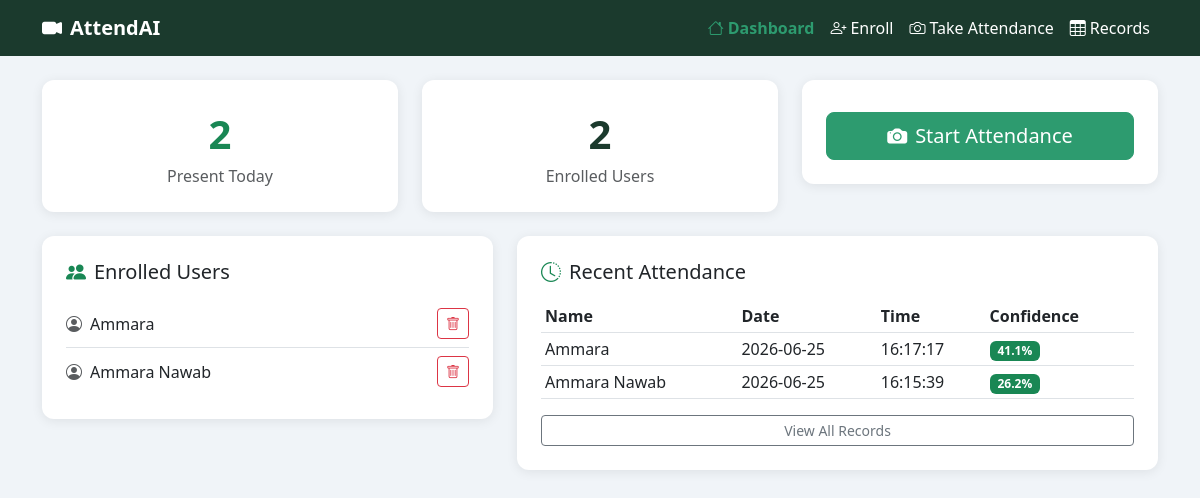
The page / on the database its author committed.
### tables this page shows
CREATE TABLE users (
            id        INTEGER PRIMARY KEY AUTOINCREMENT,
            name      TEXT NOT NULL,
            image_path TEXT NOT NULL,
            created_at TEXT DEFAULT CURRENT_TIMESTAMP
        );

CREATE TABLE attendance (
            id         INTEGER PRIMARY KEY AUTOINCREMENT,
            user_id    INTEGER NOT NULL,
            user_name  TEXT NOT NULL,
            date       TEXT NOT NULL,
            time       TEXT NOT NULL,
            confidence TEXT,
            FOREIGN KEY (user_id) REFERENCES users(id)
        );

### app.py (the view)
@app.route("/")
def index():
    users      = get_all_users()
    today_logs = get_attendance()[:10]
    return render_template("index.html", users=users, logs=today_logs)

### database.py (called while the page is built)
def get_conn():
    conn = sqlite3.connect(DB_PATH)
    conn.row_factory = sqlite3.Row
    return conn

def get_all_users():
    conn = get_conn()
    c = conn.cursor()
    c.execute("SELECT * FROM users ORDER BY name")
    users = c.fetchall()
    conn.close()
    return users

def get_attendance(filter_date=None):
    conn = get_conn()
    c = conn.cursor()
    if filter_date:
        c.execute(
            "SELECT * FROM attendance WHERE date = ? ORDER BY time DESC",
            (filter_date,)
        )
    else:
        c.execute("SELECT * FROM attendance ORDER BY date DESC, time DESC")
    rows = c.fetchall()
    conn.close()
    return rows

### templates/index.html (shortened to what this page needs)
{% extends "base.html" %}
{% block content %}
<div class="row g-4 mb-4">
  <div class="col-md-4">
    <div class="card p-4 text-center">
      <div class="fs-1 fw-bold text-success" id="today-count">--</div>
      <div class="text-muted">Present Today</div>
    </div>
  </div>
  <div class="col-md-4">
    <div class="card p-4 text-center">
      <div class="fs-1 fw-bold" style="color:#1B3A2D">{{ users|length }}</div>
      <div class="text-muted">Enrolled Users</div>
    </div>
  </div>
  <div class="col-md-4">
    <div class="card p-4 text-center">
      <a href="/attendance" class="btn btn-primary btn-lg w-100 mt-2">
        <i class="bi bi-camera-fill me-2"></i>Start Attendance
      </a>
    </div>
  </div>
</div>
<div class="row g-4">
  <div class="col-md-5">
    <div class="card p-4">
      <h5 class="mb-3"><i class="bi bi-people-fill me-2 text-success"></i>Enrolled Users</h5>
      {% if users %}
        <ul class="list-group list-group-flush">
          {% for u in users %}
          <li class="list-group-item d-flex justify-content-between align-items-center px-0">
            <span><i class="bi bi-person-circle me-2 text-muted"></i>{{ u['name'] }}</span>
            <form method="POST" action="/delete_user/{{ u['id'] }}"
                  onsubmit="return confirm('Are you sure you want to delete this user?')">
              <button class="btn btn-sm btn-outline-danger"><i class="bi bi-trash"></i></button>
            </form>
          </li>
          {% endfor %}
        </ul>
      {% else %}
        <p class="text-muted">No users enrolled yet. <a href="/enroll">Enroll someone</a>.</p>
      {% endif %}
    </div>
  </div>
  <div class="col-md-7">
    <div class="card p-4">
      <h5 class="mb-3"><i class="bi bi-clock-history me-2 text-success"></i>Recent Attendance</h5>
      {% if logs %}
        <table class="table table-sm table-hover">
          <thead><tr><th>Name</th><th>Date</th><th>Time</th><th>Confidence</th></tr></thead>
          <tbody>
            {% for log in logs %}
            <tr>
              <td>{{ log['user_name'] }}</td>
              <td>{{ log['date'] }}</td>
              <td>{{ log['time'] }}</td>
              <td><span class="badge bg-success">{{ log['confidence'] }}%</span></td>
            </tr>
            {% endfor %}
          </tbody>
        </table>
        <a href="/records" class="btn btn-sm btn-outline-secondary">View All Records</a>
      {% else %}
        <p class="text-muted">No attendance records yet.</p>
      {% endif %}
    </div>
  </div>
</div>
{% endblock %}

### templates/base.html (shortened to what this page needs)
<!DOCTYPE html>
<html lang="en">
<head>
  <link href="https://cdn.jsdelivr.net/npm/bootstrap@5.3.0/dist/css/bootstrap.min.css" rel="stylesheet"/>
  <link href="https://cdn.jsdelivr.net/npm/bootstrap-icons@1.10.5/font/bootstrap-icons.css" rel="stylesheet"/>
</head>
<body>
<nav class="navbar navbar-expand-lg mb-4">
  <div class="container">
    <a class="navbar-brand fw-bold" href="/"><i class="bi bi-camera-video-fill me-2"></i>AttendAI</a>
    <div class="collapse navbar-collapse" id="nav">
      <ul class="navbar-nav ms-auto">
        <li class="nav-item"><a class="nav-link {% if request.path == '/' %}active{% endif %}" href="/"><i class="bi bi-house me-1"></i>Dashboard</a></li>
        <li class="nav-item"><a class="nav-link {% if '/enroll' in request.path %}active{% endif %}" href="/enroll"><i class="bi bi-person-plus me-1"></i>Enroll</a></li>
        <li class="nav-item"><a class="nav-link {% if '/attendance' in request.path %}active{% endif %}" href="/attendance"><i class="bi bi-camera me-1"></i>Take Attendance</a></li>
        <li class="nav-item"><a class="nav-link {% if '/records' in request.path %}active{% endif %}" href="/records"><i class="bi bi-table me-1"></i>Records</a></li>
      </ul>
    </div>
  </div>
</nav>
<div class="container pb-5">
  {% block content %}{% endblock %}
</div>
</body>
</html>

### templates/base.html (style rules this page uses)
body { background: #f0f4f8; font-family: 'Segoe UI', sans-serif; }
.navbar { background: #1B3A2D !important; }
.navbar-brand, .nav-link { color: #fff !important; }
.nav-link.active { color: #2D9B6F !important; font-weight: 600; }
.card { border: none; border-radius: 12px; box-shadow: 0 2px 12px rgba(0,0,0,.08); }
.btn-primary { background: #2D9B6F; border-color: #2D9B6F; }

### rows shown on the page
users: name "Ammara"
users: name "Ammara Nawab"
attendance: user_name "Ammara", date "2026-06-25", time "16:17:17", confidence "41.1"
attendance: user_name "Ammara Nawab", date "2026-06-25", time "16:15:39", confidence "26.2"

### other values the page prints
{{ users|length }} "2"
